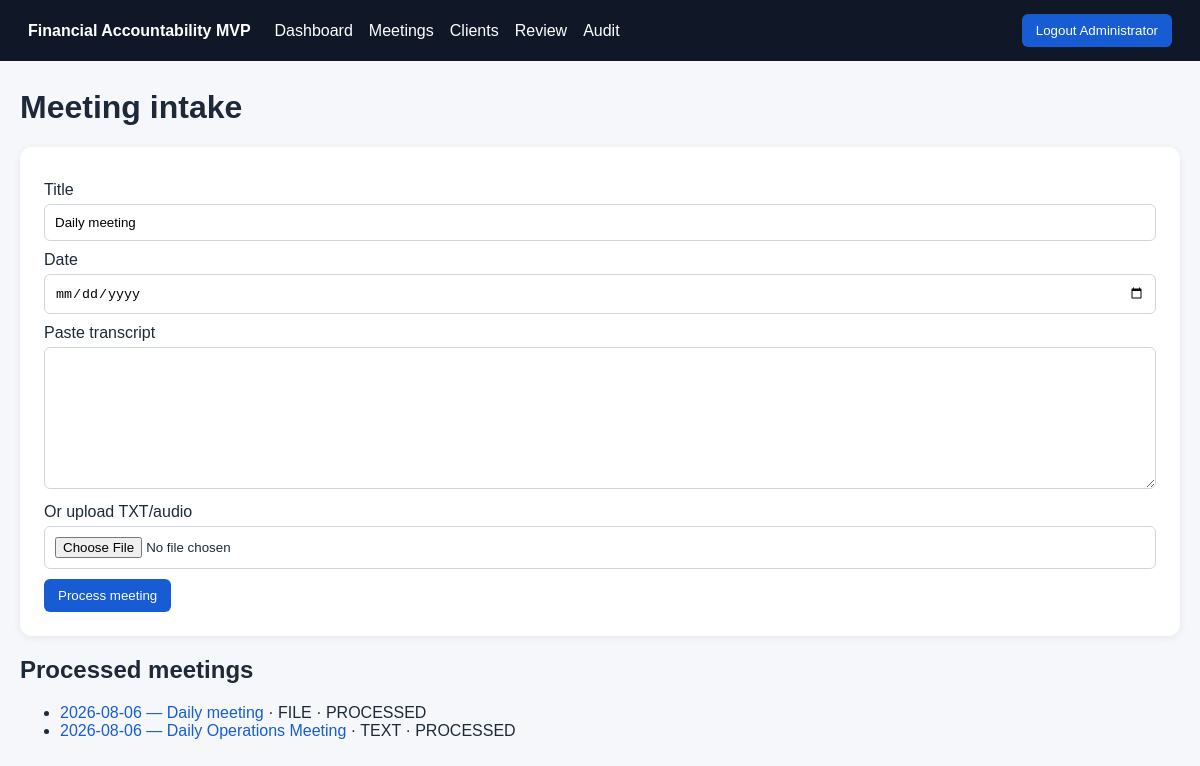
Screenshot of /meetings (signed in) with the database file from the repository.
### app/models.py (models this page shows)
class User(Base):
    __tablename__="users"
    id: Mapped[int]=mapped_column(primary_key=True)
    name: Mapped[str]=mapped_column(String(120))
    email: Mapped[str]=mapped_column(String(180), unique=True, index=True)
    password_hash: Mapped[str]=mapped_column(String(300))
    role: Mapped[str]=mapped_column(String(30), default="ADVISOR")
    active: Mapped[bool]=mapped_column(Boolean, default=True)
    created_at: Mapped[datetime]=mapped_column(DateTime, default=now)

class Meeting(Base):
    __tablename__="meetings"
    id: Mapped[int]=mapped_column(primary_key=True)
    title: Mapped[str]=mapped_column(String(200))
    meeting_date: Mapped[str]=mapped_column(String(20))
    source_type: Mapped[str]=mapped_column(String(30), default="TEXT")
    original_filename: Mapped[str|None]=mapped_column(String(255), nullable=True)
    status: Mapped[str]=mapped_column(String(30), default="PROCESSED")
    transcript: Mapped[str]=mapped_column(Text, default="")
    created_by_id: Mapped[int|None]=mapped_column(ForeignKey("users.id"), nullable=True)
    created_at: Mapped[datetime]=mapped_column(DateTime, default=now)
    commitments: Mapped[list["Commitment"]]=relationship(back_populates="meeting", cascade="all, delete-orphan")

### app/main.py (the view)
@app.get("/meetings", response_class=HTMLResponse)
def meetings_page(request: Request, db: Session = Depends(get_db)):
    require(request, db)
    meetings = list(db.scalars(select(Meeting).order_by(Meeting.created_at.desc())))
    return render(request, "meetings.html", meetings=meetings)

### app/templates/meetings.html
{% extends 'base.html' %}{% block content %}<h1>Meeting intake</h1><form method="post" enctype="multipart/form-data" class="panel"><label>Title<input name="title" value="Daily meeting" required></label><label>Date<input type="date" name="meeting_date" required></label><label>Paste transcript<textarea name="transcript" rows="8"></textarea></label><label>Or upload TXT/audio<input type="file" name="file" accept=".txt,.mp3,.wav,.m4a,.mp4"></label><button>Process meeting</button></form><h2>Processed meetings</h2><ul>{% for m in meetings %}<li><a href="/meetings/{{m.id}}">{{m.meeting_date}} — {{m.title}}</a> · {{m.source_type}} · {{m.status}}</li>{% else %}<li>No meetings.</li>{% endfor %}</ul>{% endblock %}

### app/templates/base.html
<!doctype html><html><head><meta charset="utf-8"><meta name="viewport" content="width=device-width"><title>{{ app_name }}</title><link rel="stylesheet" href="/static/style.css"></head><body>
<header><strong>{{ app_name }}</strong>{% if user %}<nav><a href="/">Dashboard</a><a href="/meetings">Meetings</a><a href="/clients">Clients</a><a href="/review">Review</a><a href="/audit">Audit</a></nav><form method="post" action="/logout"><button>Logout {{ user.name }}</button></form>{% endif %}</header><main>{% block content %}{% endblock %}</main></body></html>

### app/static/style.css (style rules this page uses)
:root { font-family:Arial,sans-serif;color:#1d2939;background:#f5f7fa }
body { margin:0 }
header { display:flex;gap:24px;align-items:center;padding:14px 28px;background:#101828;color:white }
header nav { display:flex;gap:16px;flex:1 }
a { color:#175cd3;text-decoration:none }
header a { color:white }
main { max-width:1200px;margin:28px auto;padding:0 20px }
.panel,.login { background:white;padding:24px;border-radius:12px;margin:18px 0;box-shadow:0 2px 8px #0001 }
label { display:block;margin:10px 0 }
input,textarea { width:100%;box-sizing:border-box;padding:10px;margin-top:5px;border:1px solid #d0d5dd;border-radius:6px }
button { padding:9px 14px;border:0;border-radius:6px;background:#175cd3;color:white;cursor:pointer }

### rows the page displays
User: name "Administrator"
Meeting: meeting_date "2026-08-06", title "Daily meeting", source_type "FILE", status "PROCESSED"
Meeting: meeting_date "2026-08-06", title "Daily Operations Meeting", source_type "TEXT", status "PROCESSED"

### other values shown
{{ app_name }} "Financial Accountability MVP"
